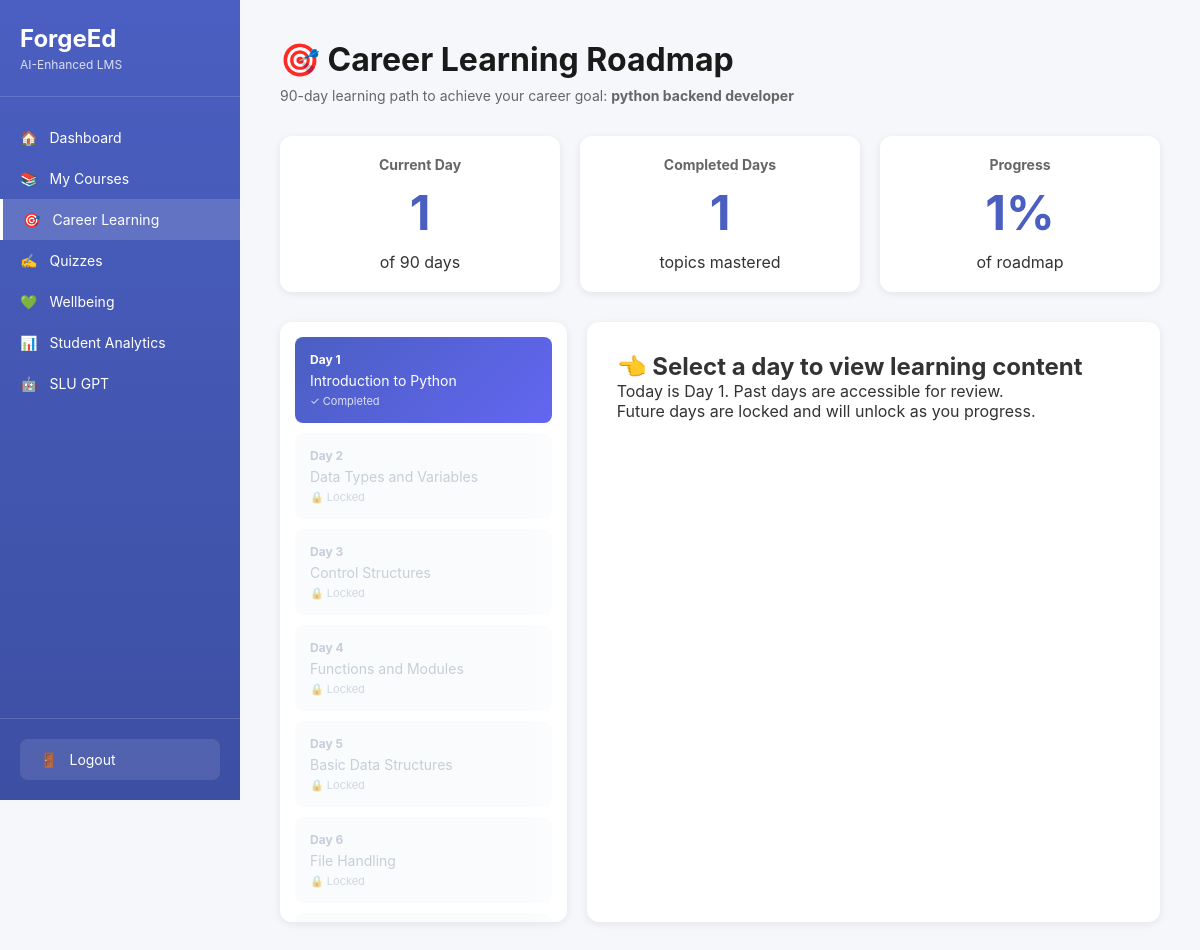
The app's page /career-learning (signed in) with its own data.
### tables this page shows
CREATE TABLE students (
            id INTEGER PRIMARY KEY AUTOINCREMENT,
            email TEXT UNIQUE NOT NULL,
            password TEXT NOT NULL,
            first_name TEXT NOT NULL,
            last_name TEXT NOT NULL,
            gpa REAL DEFAULT 0.0,
            completion_rate INTEGER DEFAULT 0,
            slu_gpt_sessions INTEGER DEFAULT 0,
            career_goal TEXT,
            created_at TIMESTAMP DEFAULT CURRENT_TIMESTAMP
        , educational_background TEXT, is_admin BOOLEAN DEFAULT 0);

CREATE TABLE daily_roadmap (
            id INTEGER PRIMARY KEY AUTOINCREMENT,
            student_id INTEGER NOT NULL,
            day_number INTEGER NOT NULL,
            topic TEXT NOT NULL,
            theory_content TEXT,
            resources TEXT,
            study_duration INTEGER DEFAULT 120,
            is_completed BOOLEAN DEFAULT 0,
            completed_at TIMESTAMP,
            created_at TIMESTAMP DEFAULT CURRENT_TIMESTAMP,
            FOREIGN KEY (student_id) REFERENCES students (id),
            UNIQUE(student_id, day_number)
        );

### app.py (the view)
@app.route('/career-learning')
def career_learning():
    if 'student_id' not in session:
        return redirect(url_for('index'))
    student_id = session['student_id']
    conn = get_db()
    student = conn.execute('SELECT * FROM students WHERE id = ?', (student_id,)).fetchone()
    from datetime import datetime
    created_at = datetime.fromisoformat(student['created_at'])
    days_elapsed = (datetime.now() - created_at).days + 1
    current_day = min(days_elapsed, 90)  # Cap at 90 days
    roadmap = conn.execute('''
        SELECT * FROM daily_roadmap
        WHERE student_id = ?
        ORDER BY day_number
    ''', (student_id,)).fetchall()
    conn.close()
    return render_template('career_learning.html',
                         student=student,
                         roadmap=roadmap,
                         current_day=current_day)

### database.py (called while the page is built)
def get_db():
    conn = sqlite3.connect('forgeed.db')
    conn.row_factory = sqlite3.Row
    return conn

### templates/career_learning.html (shortened to what this page needs)
<!DOCTYPE html>
<html lang="en">
<head>
    <link rel="stylesheet" href="/static/style.css">
</head>
<body>
    <div class="app-container">
        <nav class="sidebar">
            <div class="sidebar-logo">
                <h2>ForgeEd</h2>
                <p>AI-Enhanced LMS</p>
            </div>
            <div class="sidebar-nav">
                <a href="/dashboard" class="nav-item">
                    <span>🏠</span> Dashboard
                </a>
                <a href="/courses" class="nav-item">
                    <span>📚</span> My Courses
                </a>
                <a href="/career-learning" class="nav-item active">
                    <span>🎯</span> Career Learning
                </a>
                <a href="/quiz" class="nav-item">
                    <span>✍️</span> Quizzes
                </a>
                <a href="/wellbeing" class="nav-item">
                    <span>💚</span> Wellbeing
                <a href="/analytics" class="nav-item">
                    <span>📊</span> Student Analytics
                </a>
                </a>
                <a href="/slu-gpt" class="nav-item">
                    <span>🤖</span> SLU GPT
                </a>
            </div>
            <div class="sidebar-footer">
                <a href="/logout" class="logout-btn">
                    <span>🚪</span> Logout
                </a>
            </div>
        </nav>
        <main class="main-content">
            <div class="page-header">
                <h1>🎯 Career Learning Roadmap</h1>
                <p>90-day learning path to achieve your career goal: <strong>{{ student['career_goal'] }}</strong></p>
            </div>
            <div class="roadmap-progress">
                <div class="progress-card">
                    <h3>Current Day</h3>
                    <div class="big-number">{{ current_day }}</div>
                    <p>of 90 days</p>
                </div>
                <div class="progress-card">
                    <h3>Completed Days</h3>
                    <div class="big-number" id="completed-count">0</div>
                    <p>topics mastered</p>
                </div>
                <div class="progress-card">
                    <h3>Progress</h3>
                    <div class="big-number">{{ (current_day / 90 * 100)|round|int }}%</div>
                    <p>of roadmap</p>
                </div>
            </div>
            <div class="roadmap-container">
                <div class="roadmap-timeline">
                    {% for day in roadmap %}
                    <div class="day-card {% if day['day_number'] == current_day %}current-day{% elif day['day_number'] < current_day %}past-day{% else %}future-day locked{% endif %}"
                         data-day="{{ day['day_number'] }}"
                         onclick="selectDay({{ day['day_number'] }}, {{ current_day }})">
                        <div class="day-number">Day {{ day['day_number'] }}</div>
                        <div class="day-topic">{{ day['topic'] }}</div>
                        {% if day['is_completed'] %}
                        <div class="day-status">✓ Completed</div>
                        {% elif day['day_number'] == current_day %}
                        <div class="day-status">📍 Today</div>
                        {% elif day['day_number'] > current_day %}
                        <div class="day-status">🔒 Locked</div>
                        {% endif %}
                    </div>
                    {% endfor %}
                </div>
                <div class="day-content">
                    <div id="select-prompt">
                        <h2>👈 Select a day to view learning content</h2>
                        <p>Today is Day {{ current_day }}. Past days are accessible for review.</p>
                        <p>Future days are locked and will unlock as you progress.</p>
                    </div>
                </div>
            </div>
        </main>
    </div>
</body>
</html>

### static/style.css (style rules this page uses)
:root { --color-academic: #2196F3; --color-academic-light: rgba(33, 150, 243, 0.08); --color-career: #9b7fd7; --color-career-light: rgba(155, 127, 215, 0.08); --color-wellbeing: #f4a261; --color-wellbeing-light: rgba(244, 162, 97, 0.08); }
* { margin: 0; padding: 0; box-sizing: border-box; }
body { font-family: -apple-system, BlinkMacSystemFont, 'Segoe UI', Roboto, 'Helvetica Neue', Arial, sans-serif; background: #f5f7fa; color: #333; }
.app-container { display: flex; min-height: 100vh; }
.sidebar { width: 240px; background: linear-gradient(180deg, #4a5fc1 0%, #3d4fa3 100%); color: white; display: flex; flex-direction: column; position: fixed; height: 100vh; overflow-y: auto; }
.sidebar-logo { padding: 24px 20px; border-bottom: 1px solid rgba(255, 255, 255, 0.15); }
.sidebar-logo h2 { font-size: 24px; font-weight: 700; }
.sidebar-logo p { font-size: 12px; opacity: 0.8; margin-top: 4px; }
.sidebar-nav { flex: 1; padding: 20px 0; }
.nav-item { display: flex; align-items: center; gap: 12px; padding: 12px 20px; color: white; text-decoration: none; transition: background 0.3s; font-size: 14px; }
.nav-item.active { background: rgba(255, 255, 255, 0.15); border-left: 3px solid white; }
.sidebar-footer { padding: 20px; border-top: 1px solid rgba(255, 255, 255, 0.15); }
.logout-btn { display: flex; align-items: center; gap: 12px; padding: 12px 20px; color: white; text-decoration: none; background: rgba(255, 255, 255, 0.1); border-radius: 8px; font-size: 14px; border: none; cursor: pointer; width: 100%; }
.main-content { flex: 1; margin-left: 240px; padding: 40px; }
.page-header { margin-bottom: 32px; }
.page-header h1 { font-size: 32px; font-weight: 700; color: #1a1a1a; margin-bottom: 8px; }
.page-header p { color: #666; font-size: 14px; }
.roadmap-progress { display: grid; grid-template-columns: repeat(auto-fit, minmax(200px, 1fr)); gap: 20px; margin-bottom: 30px; }
.progress-card { background: white; padding: 20px; border-radius: 12px; text-align: center; box-shadow: 0 2px 8px rgba(0,0,0,0.08); }
.progress-card h3 { font-size: 14px; color: #666; margin-bottom: 10px; }
.big-number { font-size: 48px; font-weight: 700; color: #4a5fc1; margin: 10px 0; }
.roadmap-container { display: grid; grid-template-columns: 1fr 2fr; gap: 20px; margin-top: 20px; }
.roadmap-timeline { max-height: 600px; overflow-y: auto; background: white; padding: 15px; border-radius: 12px; box-shadow: 0 2px 8px rgba(0,0,0,0.08); }
.day-card { padding: 15px; margin-bottom: 10px; border-radius: 8px; cursor: pointer; transition: all 0.2s; }
.day-card.current-day { background: linear-gradient(135deg, #4a5fc1 0%, #6366f1 100%); color: white; }
.day-card.future-day.locked { background: #f7fafc; color: #a0aec0; cursor: not-allowed; opacity: 0.6; }
.day-number { font-weight: 700; font-size: 12px; margin-bottom: 5px; }
.day-topic { font-size: 14px; margin-bottom: 5px; }
.day-status { font-size: 11px; opacity: 0.8; }
.day-content { background: white; padding: 30px; border-radius: 12px; box-shadow: 0 2px 8px rgba(0,0,0,0.08); }

### records on screen
students: career_goal "python backend developer"
daily_roadmap: day_number "1", topic "Introduction to Python", is_completed "✓ Completed"
daily_roadmap: day_number "2", topic "Data Types and Variables", is_completed "🔒 Locked"
daily_roadmap: day_number "3", topic "Control Structures", is_completed "🔒 Locked"
daily_roadmap: day_number "4", topic "Functions and Modules", is_completed "🔒 Locked"
daily_roadmap: day_number "5", topic "Basic Data Structures", is_completed "🔒 Locked"
daily_roadmap: day_number "6", topic "File Handling", is_completed "🔒 Locked"
